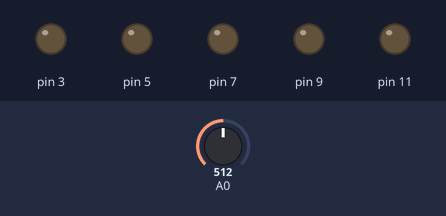
Bench run of a sketch on a simulated Arduino Uno, built with avr-gcc and run on an emulated ATmega328P. Parts: output pins drawn as LEDs (lit = HIGH). Inputs (shaded band) come from the test bench; at power-on: A0 = 512. What the sketch prints to the serial monitor is not drawn.

Above: at 1.2 s.
1.3 s: A0 set to 54
2.8 s: A0 set to 44
At 3.8 s:
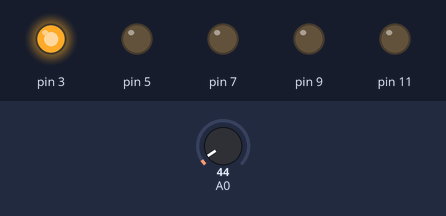
4.3 s: A0 set to 20
At 4.9 s:
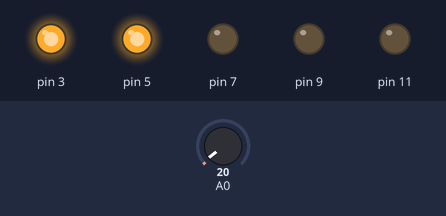
5.8 s: A0 set to 18
At 6.1 s:
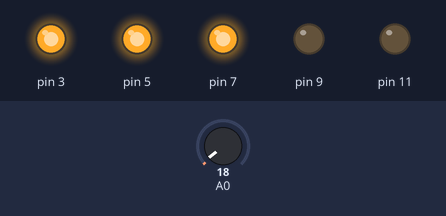
7.3 s: A0 set to 0
At 8.5 s:
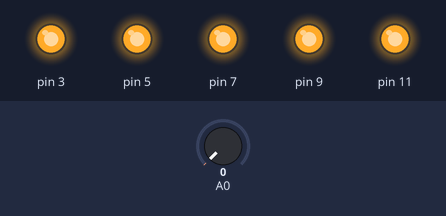
8.8 s: A0 set to 30
At 9.6 s:
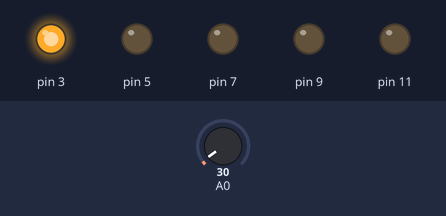
Timing chart, 0 to 11.3 s (numbered marks = the images above; inputs shaded):
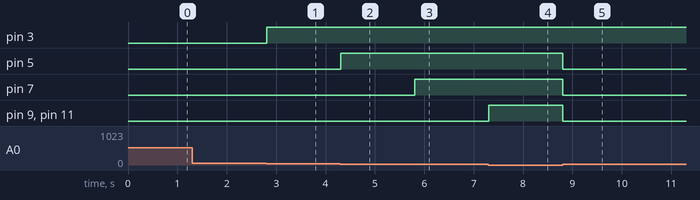

Measured:
- the behaviour switches between 50 and 49 on A0 (found by bisection; images 0 and 1)
- the behaviour switches between 20 and 19 on A0 (found by bisection; images 2 and 3)
- after the input at 2.8 s, pin 3: LOW → HIGH at once
- after the input at 4.3 s, pin 5: LOW → HIGH at once
- after the input at 5.8 s, pin 7: LOW → HIGH at once
- after the input at 7.3 s, pin 9, pin 11: LOW → HIGH at once
- after the input at 8.8 s, pin 5, pin 7, pin 9, pin 11: HIGH → LOW at once

The sketch:

LDRMeter.ino
```cpp
void setup() {
  // put your setup code here, to run once:
  pinMode(3,OUTPUT);
  pinMode(5,OUTPUT);
  pinMode(7,OUTPUT);
  pinMode(9,OUTPUT);
  pinMode(11,OUTPUT);
  Serial.begin(9600);

}


void loop() {
  // put your main code here, to run repeatedly:
  int a = analogRead(A0);
  Serial.println(a);

  if(a<50 && a>=30){
    digitalWrite(3,HIGH);
    digitalWrite(5,LOW);
    digitalWrite(7,LOW);
    digitalWrite(9,LOW);
    digitalWrite(11,LOW);
    }
  if(a<30 && a>=20){
    digitalWrite(3,HIGH);
    digitalWrite(5,HIGH);
    digitalWrite(7,LOW);
    digitalWrite(9,LOW);
    digitalWrite(11,LOW);
    }
  if(a<20 && a>=10){
    digitalWrite(3,HIGH);
    digitalWrite(5,HIGH);
    digitalWrite(7,HIGH);
    digitalWrite(9,LOW);
    digitalWrite(11,LOW);
    }
  if(a<10 && a>=2){
    digitalWrite(3,HIGH);
    digitalWrite(5,HIGH);
    digitalWrite(7,HIGH);
    digitalWrite(9,HIGH);
    digitalWrite(11,LOW);
    }
  if(a<2){
    digitalWrite(3,HIGH);
    digitalWrite(5,HIGH);
    digitalWrite(7,HIGH);
    digitalWrite(9,HIGH);
    digitalWrite(11,HIGH);
    }
}
```
